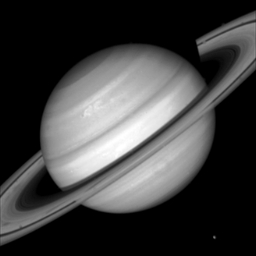
#> input picture SaturnAndKlads/saturn.jpg, 256 x 256 px, found by its file name
$ jupyter execute --allow-errors Klads.ipynb   (shell and % lines are left out)   (Python 2 division)
#> lines starting #> are read from the running program, lines starting #| are printed output that depends on the picture; after the words box and inside, x2 and y2 are one past the last pixel; in counts of white or black regions, pixels touching at a corner belong together
[cell 1]
import numpy as np
import cv2
from matplotlib import pyplot as plt
import scipy
import matplotlib.cm as cm
import skimage

# Сатурн

[cell 2]
img = cv2.imread('Saturn.jpg')
#> img is the input picture: shape (256, 256, 3); min 0, max 255, mean 62.9
imgGray = cv2.cvtColor(img, cv2.COLOR_BGR2GRAY)

[cell 3]
res = scipy.fftpack.fft2(imgGray)
resShift = scipy.fftpack.fftshift(res)
resShift1 = resShift
resShiftLow = resShift
plt.figure(figsize=(20,20))
plt.subplot(2,2,1)
plt.imshow(img)

plt.subplot(2,2,2)
plt.imshow(20*np.log(np.abs(resShift)), cmap='gray')

### Зануляем самые низкие частоты
#### Остаются высокие частоты, которые соответствуют границам

[cell 4]
shape = img.shape
#> shape = (256, 256, 3)
crow,ccol = shape[0]/2 , shape[1]/2
#> crow = 128; ccol = 128
resShift[crow-10:crow+10, ccol-10:ccol+10] = 0
iresShift = np.fft.ifftshift(resShift)
ires= np.fft.ifft2(iresShift)

[cell 5]
plt.figure(figsize=(20,20))
plt.subplot(2,2,1)
plt.imshow(img)

plt.subplot(2,2,2)
plt.imshow((np.abs(ires)), cmap='gray')

### Оставляем низкие частоты

[cell 6]
for i in range(1, 6):
    low = np.zeros((img.shape[0],img.shape[1]), np.complex)
    low[ccol-i:ccol+i, ccol-i:ccol+i] = resShiftLow[ccol-i:ccol+i, ccol-i:ccol+i]
    ilowShift = np.fft.ifftshift(low)
    ilow= np.fft.ifft2(ilowShift )

    plt.figure(figsize=(20,20))
    plt.subplot(2,2,1)
    plt.imshow(img)
    plt.subplot(2,2,2)
    plt.imshow((np.abs(ilow)), cmap='gray')
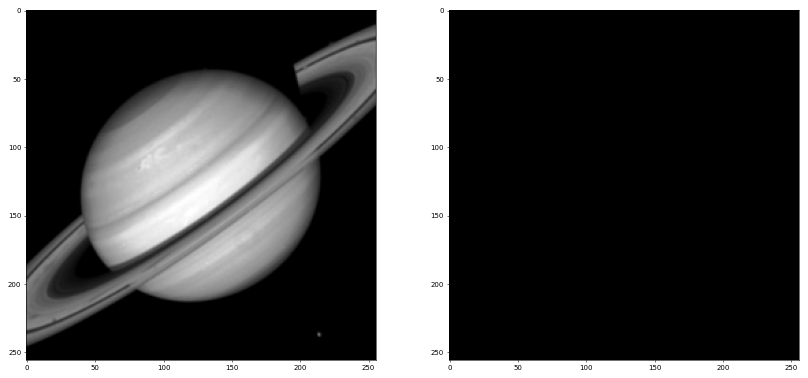
#> figure drawn by matplotlib, 2 panels

# Клады

[cell 7]
from skimage.measure import *
from skimage.color import label2rgb
from math import tan
import math

[cell 8]
klads = [cv2.imread('Klad00.jpg'), cv2.imread('Klad01.jpg'),cv2.imread('Klad02.jpg')]
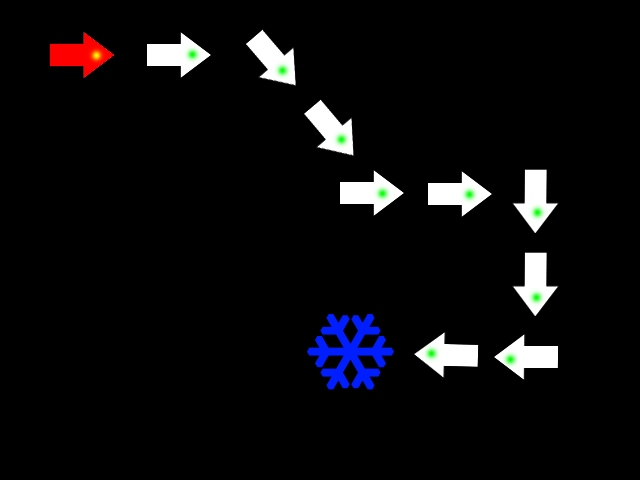
#> input picture SaturnAndKlads/Klad00.jpg, 640 x 480 px
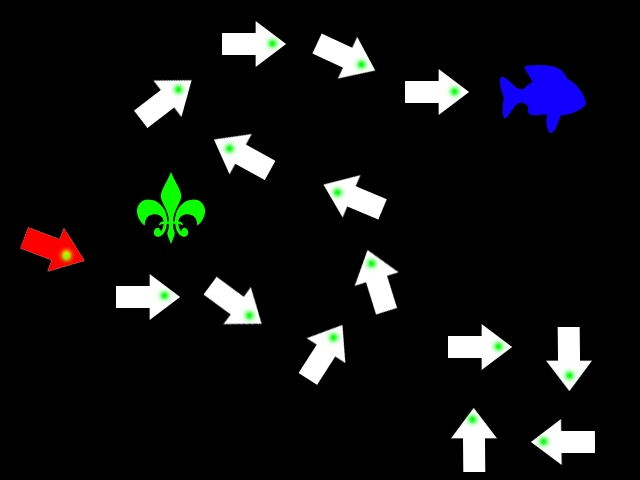
#> input picture SaturnAndKlads/Klad01.jpg, 640 x 480 px
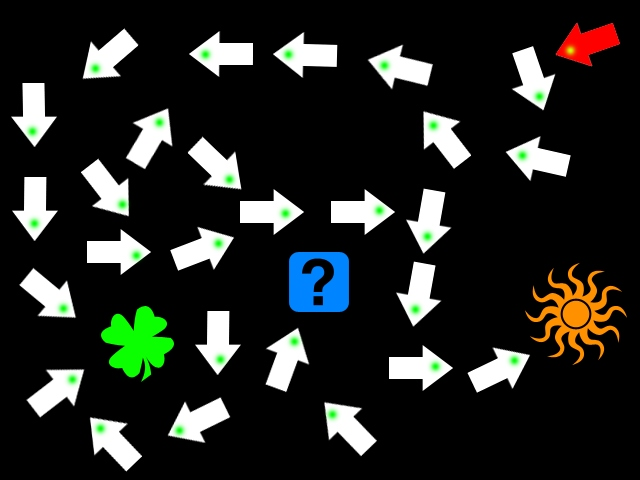
#> input picture SaturnAndKlads/Klad02.jpg, 640 x 480 px
kladsColored = [cv2.cvtColor(klad, cv2.COLOR_BGR2RGB) for klad in klads]
#> kladsColored = 3 items
klads = [cv2.cvtColor(klad, cv2.COLOR_BGR2GRAY) for klad in klads]
#> klads = 3 items

[cell 9]
def check_binarization(fileName, val):
    ret,thresh1 = cv2.threshold(fileName,val,255,cv2.THRESH_BINARY)

    plt.figure(figsize=(20,20))
    plt.subplot(2,2,1)
    plt.imshow(fileName,cmap='gray')

    plt.subplot(2,2,2)
    plt.imshow(thresh1,cmap='gray')
    return thresh1

## Бинаризация
####  Порог - 20

[cell 10]
thres = []
for klad in klads:
    thres.append(check_binarization(klad, 20))
#> this loop made 3 passes
#> pass 1, in check_binarization, `ret,thresh1 = cv2.threshold(fileName,val,255,cv2.THRESH_BINARY)`:
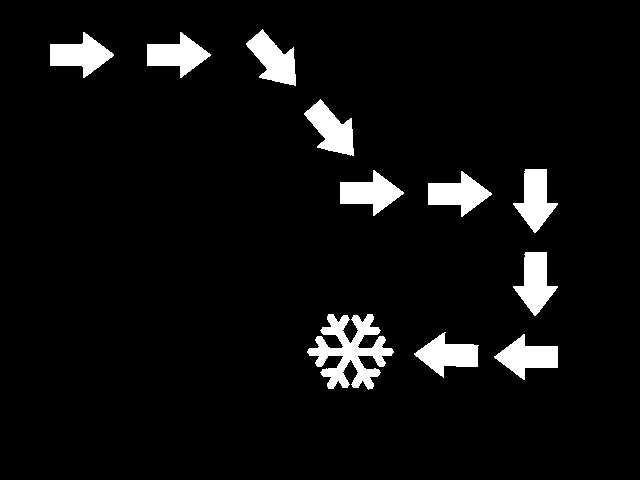
#> thresh1: shape (480, 640); 5.9% white; 11 white regions, largest, box (x1, y1, x2, y2) and area: (307, 314, 394, 390) 3076, (513, 169, 558, 233) 1507, (513, 252, 558, 316) 1506
#> pass 3, in check_binarization (call 3), `ret,thresh1 = cv2.threshold(fileName,val,255,cv2.THRESH_BINARY)`:
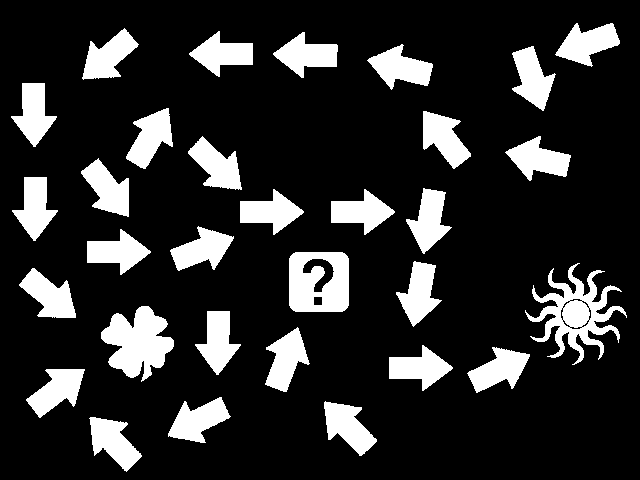
#> thresh1: shape (480, 640); 17.3% white; 31 white regions
#> after the loop, thres = 3 items

[cell 11]
def getLabel(img, thres):
    imgGray = img
    labelToRet = label(thres)
    """
    toDraw = label2rgb(labelToRet)
    plt.figure(figsize=(20,20))
    plt.title('Histogram of IQ')
    plt.subplot(2,2,1)
    plt.imshow(imgGray,cmap='gray')

    plt.subplot(2,2,2)
    plt.imshow(toDraw,cmap='gray')
    """
    return labelToRet

[cell 12]
for i, klad in enumerate(klads):
    labelToRet = getLabel(klad, thres[i])
    toDraw = label2rgb(labelToRet)

    plt.figure(figsize=(20,20))

    plt.subplot(2,2,1)
    plt.title('Klad0' + str(i))
    plt.imshow(klad,cmap='gray')

    plt.subplot(2,2,2)
    plt.title('Klad0' + str(i))
    plt.imshow(toDraw,cmap='gray')
#> this loop made 3 passes
#> pass 1, in getLabel, `labelToRet = label(thres)`:
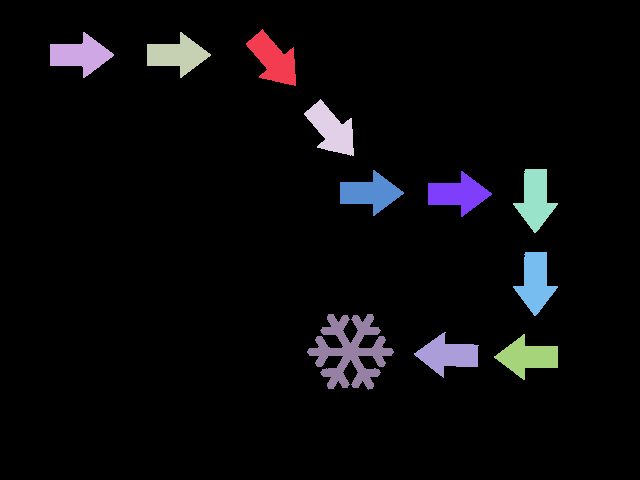
#> labelToRet: shape (480, 640) int64; 12 distinct labels, from 0 to 11; one colour per label, 0 black
#> after the loop:
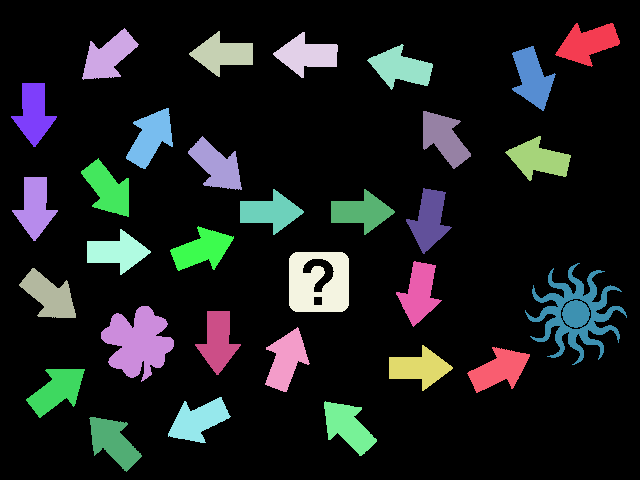
#> labelToRet: shape (480, 640) int64; 32 distinct labels, from 0 to 31; one colour per label, 0 black
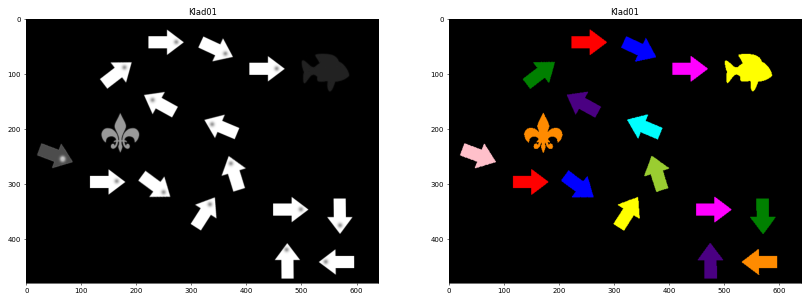
#> figure drawn by matplotlib, 2 panels
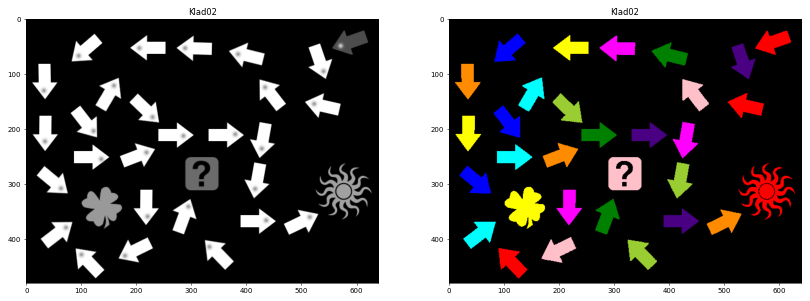
#> figure drawn by matplotlib, 2 panels

[cell 13]
#стрелки вытянуты вдоль какого-то направления сильнее, чем остальные встречающиеся на изображениях объекты
def findKladLabel(properties):
    labels = []
    for prop in properties:
        if prop['eccentricity'] < 0.8:
            labels.append( prop['label'])
    return labels

[cell 14]
#стартовая стрелка красная
def getStartArrow(properties, img):
    maxLabel = None
    maxCount = 0
    for prop in properties:

        for point in prop['coords']:
            count = 0
            color = map(int, img[point[0]][point[1]])
            if (color[0] > color[1] + color[2]):
                count += 1
        if (count > maxCount):
            maxCount = count
            maxLabel = prop['label']
    return maxLabel

[cell 15]
#точки, вдоль главной оси стрелки
def getPath(orientation, x_start, y_start, x_end, y_end):

    angle = orientation + math.radians(90) if orientation < 0 else orientation - math.radians(90)
    l = 1 if angle > 0 else -1

    points = []
    if (abs(abs(angle) - math.radians(90)) > 0.1):
        direction = -1 if x_start > x_end else 1
        k = (tan(angle))
        b = y_start - k*x_start

        x_0 = x_start
        y_0 = int(k*x_0+b)
        points.append([x_0, y_0])

        delta = -0.5
        for x in range(x_start, x_end, direction):
            points.append([x, int(k*x+b)])
    else:
        direction = -1 if y_start > y_end else 1
        points = [[x_start, y] for y in range(y_start, y_end, direction)]
    return points

[cell 16]
#Направление стрелки обозначено зеленой точкой:
#проверяем, с какой стороны от центра масса вдоль основной оси расположено больше зеленых точек

def getGreenPixelsCount(points, img):
    count = 0
    for point in points:
        color = map(int, img[point[0]][point[1]])
        if (color[1] > color[0] + color[2]):
            count += 1
    return count

def getDirection(leftPoints, rightPoints, img):
    leftGreenCount = getGreenPixelsCount(leftPoints, img)

    rightGreenCount = getGreenPixelsCount(rightPoints, img)
    if (leftGreenCount > rightGreenCount):
        x_start, y_start, x_end, y_end = leftPoints[-1][0] - 1, leftPoints[-1][1] -1, 0, 0
    else:
        x_start, y_start, x_end, y_end = rightPoints[-1][0] + 1, rightPoints[-1][1] +1, img.shape[0], img.shape[1]
    return [x_start, y_start, x_end, y_end]

[cell 17]
#Двигаемся вдоль выбранного направления, пока не наткнемся на точки, принадлежащие другой выделенной компоненте
def makeStep(orientation, bbox, coords, points):
    x_start, y_start, x_end, y_end = bbox

    angle = orientation + math.radians(90) if orientation < 0 else orientation - math.radians(90)
    l = 1 if angle > 0 else -1
    if (abs(abs(angle) - math.radians(90)) > 0.1):
        #print angle
        direction = -1 if x_start > x_end else 1
        k = tan(angle)
        #print k
        b = y_start - k*x_start

        x_0 = x_start
        y_0 = int(k*x_0+b)

        points.append([x_0, y_0])
        prevPoint = [x_0, y_0]

        delta = -0.5
        for x in range(x_start, x_end, direction):
            delta += k*l
            y = prevPoint[1]
            if (delta > 0):
                y += 1*direction *l
                delta -= 1

            prevPoint = [x, y]
            points.append([x, y])
            #points.append([x, int(k*x+b)])
            for block in coords:
                if (x > block[0][0]) and (x < block[0][2]) and (y > block[0][1]) and (y < block[0][3]):
                    return block[-1]


    else:
        direction =  -1 if y_start > y_end else 1
        for y in range(y_start, y_end, direction):
            for block in coords:
                points.append([x_start, y])
                if (x_start > block[0][0]) and (x_start < block[0][2]) and (y > block[0][1]) and (y < block[0][3]):
                    return block[-1]

[cell 18]
#Двигаемся по стрелкам, пока не дойдем до компоненты, которая не является стрелкой
def findKlad(arrowDirections, startArrowLabel, coords, kladPropertyLabels):
    arrow = arrowDirections[startArrowLabel]
    curLabel = startArrowLabel
    path = [curLabel]
    points = []
    while (curLabel not in kladPropertyLabels):
        arrow = arrowDirections[curLabel]
        curLabel = makeStep(arrow[0], arrow[1], coords, points)
        path.append(curLabel)
    return path, points

[cell 19]
def process(kladNumber):
    lab = getLabel(klads[kladNumber], thres[kladNumber])
    properties = regionprops(lab)
    kladPropertyLabels = findKladLabel(properties)
    startArrowLabel = getStartArrow(properties, kladsColored[kladNumber])
    arrowDirections = {}
    for prop in properties:
        x_m, y_m = map(int, prop['centroid'])
        x_min, y_min, x_max, y_max = map(int, prop['bbox'])

        rightPoints = getPath(prop['orientation'], x_m, y_m, x_max, y_max )
        leftPoints = getPath(prop['orientation'], x_m, y_m, x_min, y_min )
        arrowDirections[prop['label']] = [prop['orientation'],
                                getDirection(leftPoints, rightPoints, kladsColored[kladNumber])]

    coords = [[map(int, prop["bbox"]), prop['label']] for prop in properties]

    labelsPath, points = findKlad(arrowDirections, startArrowLabel, coords, kladPropertyLabels)
    drawResults(points, labelsPath, kladNumber, properties)

[cell 20]
import PIL
from PIL import ImageFont
from PIL import Image
from PIL import ImageDraw

[cell 21]
def drawResults(points, path, kladNumber, properties):
    img = kladsColored[kladNumber].copy()
    for point in points:
        img[point[0]][point[1]] = [255, 255,255]
    resultFile = "Klad" + str(kladNumber) + "Result.png"
    img = cv2.cvtColor(img, cv2.COLOR_RGB2BGR)
    cv2.imwrite(resultFile, img)

    img = Image.open(resultFile)
    draw = ImageDraw.Draw(img)
    for i, label in enumerate(path):
        x_m, y_m = map(int, properties[label-1]['centroid'])
        draw.text((y_m, x_m), str(i), (128,0,0))
    draw = ImageDraw.Draw(img)
    img.save(resultFile)

    result = cv2.imread(resultFile)
    result = cv2.cvtColor(result, cv2.COLOR_BGR2RGB)
    plt.figure(figsize=(20,20))
    plt.subplot(2,2,1)
    plt.title("Klad0" + str(kladNumber))
    plt.imshow(result,cmap='gray')

#> (a cell that did not finish here is left out)

#> in process, `properties = regionprops(lab)`: properties = 11 regions; largest, box (x1, y1, x2, y2) and area: (307, 314, 394, 390) 3076, (513, 169, 558, 233) 1507, (513, 252, 558, 316) 1506, (246, 29, 296, 86) 1504, (304, 99, 354, 156) 1502
#> the loop in findKladLabel, `for prop in properties:` made 11 passes
#> after the loop in findKladLabel, `for prop in properties:`: labels = [9]
#> the loop in getStartArrow, `for prop in properties: ` made 11 passes
#> (maxCount, maxLabel) on pass 2: (1, 2)
#> after the loop in getStartArrow, `for prop in properties:`: maxCount = 1; maxLabel = 2
#> the loop in process, `for prop in properties:` made 11 passes
#> (x_m, y_m, x_min, y_min, x_max, y_max) on passes 1, 2, 3, 4, 6, 7, 9, 10, 11: (59, 273, 29, 246, 86, 296), (54, 79, 32, 50, 78, 114), (54, 176, 32, 147, 78, 211), (129, 331, 99, 304, 156, 354), (192, 369, 170, 340, 216, 404), (193, 457, 171, 428, 217, 492), (351, 349, 314, 307, 390, 394), (354, 447, 332, 414, 378, 479), (356, 527, 334, 494, 380, 558)
#> (x_m, y_m, x_min, y_min, x_max, y_max) on passes 5, 8: (198, 534, 169, 513, 233, 558), (281, 535, 252, 513, 316, 558)
#> after the loop in process, `for prop in properties:`: arrowDirections = 11 items
#> in findKlad, `arrow = arrowDirections[startArrowLabel]`: arrow = [1.57, [78, 79, 480, 640]]
#> in findKlad, `curLabel = startArrowLabel`: curLabel = 2
#> in findKlad, `path = [curLabel]`: path = [2]
#> the loop in findKlad, `while (curLabel not in kladPropertyLabels):` made 2 passes
#> (arrow, x_start in makeStep, y_start in makeStep, x_end in makeStep, y_end in makeStep, angle in makeStep, l in makeStep, direction in makeStep) on pass 1: ([1.57, [78, 79, 480, 640]], 78, 79, 480, 640, -0.00146, -1, 1)
#> after the loop in findKlad, `while (curLabel not in kladPropertyLabels):`: path = 2 items
